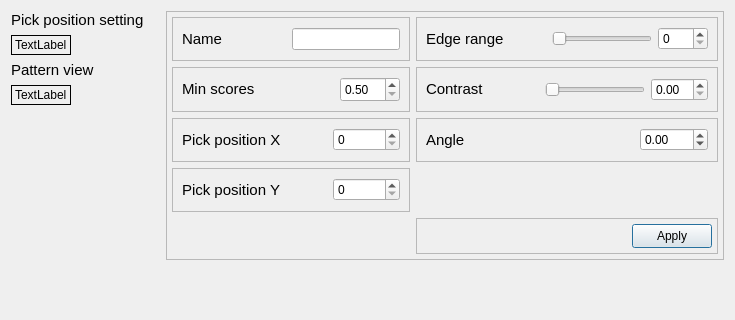
<?xml version="1.0" encoding="UTF-8"?>
<ui version="4.0">
 <class>PatternDialog</class>
 <widget class="QDialog" name="PatternDialog">
  <property name="geometry">
   <rect>
    <x>0</x>
    <y>0</y>
    <width>735</width>
    <height>320</height>
   </rect>
  </property>
  <property name="sizePolicy">
   <sizepolicy hsizetype="Fixed" vsizetype="Fixed">
    <horstretch>0</horstretch>
    <verstretch>0</verstretch>
   </sizepolicy>
  </property>
  <property name="windowTitle">
   <string>Dialog</string>
  </property>
  <property name="modal">
   <bool>true</bool>
  </property>
  <layout class="QVBoxLayout" name="verticalLayout_3">
   <item>
    <layout class="QHBoxLayout" name="horizontalLayout_2">
     <item>
      <layout class="QVBoxLayout" name="verticalLayout">
       <item>
        <widget class="QLabel" name="label">
         <property name="font">
          <font>
           <pointsize>11</pointsize>
          </font>
         </property>
         <property name="text">
          <string>Pick position setting</string>
         </property>
        </widget>
       </item>
       <item>
        <layout class="QHBoxLayout" name="horizontalLayout">
         <item>
          <widget class="ClickLabel" name="label_Original">
           <property name="frameShape">
            <enum>QFrame::Box</enum>
           </property>
           <property name="text">
            <string>TextLabel</string>
           </property>
          </widget>
         </item>
         <item>
          <spacer name="horizontalSpacer_3">
           <property name="orientation">
            <enum>Qt::Horizontal</enum>
           </property>
           <property name="sizeHint" stdset="0">
            <size>
             <width>40</width>
             <height>20</height>
            </size>
           </property>
          </spacer>
         </item>
        </layout>
       </item>
       <item>
        <widget class="QLabel" name="label_10">
         <property name="font">
          <font>
           <pointsize>11</pointsize>
          </font>
         </property>
         <property name="text">
          <string>Pattern view</string>
         </property>
        </widget>
       </item>
       <item>
        <layout class="QHBoxLayout" name="horizontalLayout_3">
         <item>
          <widget class="QLabel" name="label_edgeCanny">
           <property name="frameShape">
            <enum>QFrame::Box</enum>
           </property>
           <property name="text">
            <string>TextLabel</string>
           </property>
          </widget>
         </item>
         <item>
          <spacer name="horizontalSpacer_7">
           <property name="orientation">
            <enum>Qt::Horizontal</enum>
           </property>
           <property name="sizeHint" stdset="0">
            <size>
             <width>40</width>
             <height>20</height>
            </size>
           </property>
          </spacer>
         </item>
        </layout>
       </item>
       <item>
        <spacer name="verticalSpacer_2">
         <property name="orientation">
          <enum>Qt::Vertical</enum>
         </property>
         <property name="sizeHint" stdset="0">
          <size>
           <width>20</width>
           <height>40</height>
          </size>
         </property>
        </spacer>
       </item>
      </layout>
     </item>
     <item>
      <layout class="QVBoxLayout" name="verticalLayout_2">
       <item>
        <widget class="QFrame" name="frame_2">
         <property name="frameShape">
          <enum>QFrame::StyledPanel</enum>
         </property>
         <property name="frameShadow">
          <enum>QFrame::Raised</enum>
         </property>
         <layout class="QGridLayout" name="gridLayout">
          <property name="leftMargin">
           <number>5</number>
          </property>
          <property name="topMargin">
           <number>5</number>
          </property>
          <property name="rightMargin">
           <number>5</number>
          </property>
          <property name="bottomMargin">
           <number>5</number>
          </property>
          <item row="3" column="0">
           <widget class="QFrame" name="frame_8">
            <property name="frameShape">
             <enum>QFrame::StyledPanel</enum>
            </property>
            <property name="frameShadow">
             <enum>QFrame::Raised</enum>
            </property>
            <layout class="QHBoxLayout" name="horizontalLayout_11">
             <item>
              <widget class="QLabel" name="label_7">
               <property name="sizePolicy">
                <sizepolicy hsizetype="Fixed" vsizetype="Preferred">
                 <horstretch>0</horstretch>
                 <verstretch>0</verstretch>
                </sizepolicy>
               </property>
               <property name="minimumSize">
                <size>
                 <width>105</width>
                 <height>24</height>
                </size>
               </property>
               <property name="maximumSize">
                <size>
                 <width>105</width>
                 <height>24</height>
                </size>
               </property>
               <property name="font">
                <font>
                 <pointsize>11</pointsize>
                </font>
               </property>
               <property name="text">
                <string>Pick position Y</string>
               </property>
              </widget>
             </item>
             <item>
              <spacer name="horizontalSpacer_9">
               <property name="orientation">
                <enum>Qt::Horizontal</enum>
               </property>
               <property name="sizeHint" stdset="0">
                <size>
                 <width>40</width>
                 <height>20</height>
                </size>
               </property>
              </spacer>
             </item>
             <item>
              <widget class="QSpinBox" name="spinBox_PickPositionY">
               <property name="minimumSize">
                <size>
                 <width>50</width>
                 <height>0</height>
                </size>
               </property>
               <property name="maximum">
                <number>1000000</number>
               </property>
              </widget>
             </item>
            </layout>
           </widget>
          </item>
          <item row="0" column="0">
           <widget class="QFrame" name="frame_3">
            <property name="frameShape">
             <enum>QFrame::StyledPanel</enum>
            </property>
            <property name="frameShadow">
             <enum>QFrame::Raised</enum>
            </property>
            <layout class="QHBoxLayout" name="horizontalLayout_6">
             <item>
              <widget class="QLabel" name="label_2">
               <property name="sizePolicy">
                <sizepolicy hsizetype="Fixed" vsizetype="Preferred">
                 <horstretch>0</horstretch>
                 <verstretch>0</verstretch>
                </sizepolicy>
               </property>
               <property name="minimumSize">
                <size>
                 <width>45</width>
                 <height>0</height>
                </size>
               </property>
               <property name="maximumSize">
                <size>
                 <width>45</width>
                 <height>24</height>
                </size>
               </property>
               <property name="font">
                <font>
                 <pointsize>11</pointsize>
                </font>
               </property>
               <property name="text">
                <string>Name</string>
               </property>
              </widget>
             </item>
             <item>
              <spacer name="horizontalSpacer_6">
               <property name="orientation">
                <enum>Qt::Horizontal</enum>
               </property>
               <property name="sizeHint" stdset="0">
                <size>
                 <width>40</width>
                 <height>20</height>
                </size>
               </property>
              </spacer>
             </item>
             <item>
              <widget class="QLineEdit" name="lineEdit_ModelName">
               <property name="maximumSize">
                <size>
                 <width>300</width>
                 <height>16777215</height>
                </size>
               </property>
              </widget>
             </item>
            </layout>
           </widget>
          </item>
          <item row="0" column="1">
           <widget class="QFrame" name="frame_6">
            <property name="frameShape">
             <enum>QFrame::StyledPanel</enum>
            </property>
            <property name="frameShadow">
             <enum>QFrame::Raised</enum>
            </property>
            <layout class="QHBoxLayout" name="horizontalLayout_8">
             <item>
              <widget class="QLabel" name="label_5">
               <property name="sizePolicy">
                <sizepolicy hsizetype="Fixed" vsizetype="Preferred">
                 <horstretch>0</horstretch>
                 <verstretch>0</verstretch>
                </sizepolicy>
               </property>
               <property name="minimumSize">
                <size>
                 <width>80</width>
                 <height>24</height>
                </size>
               </property>
               <property name="maximumSize">
                <size>
                 <width>80</width>
                 <height>41</height>
                </size>
               </property>
               <property name="font">
                <font>
                 <pointsize>11</pointsize>
                </font>
               </property>
               <property name="text">
                <string>Edge range</string>
               </property>
              </widget>
             </item>
             <item>
              <spacer name="horizontalSpacer_5">
               <property name="orientation">
                <enum>Qt::Horizontal</enum>
               </property>
               <property name="sizeHint" stdset="0">
                <size>
                 <width>40</width>
                 <height>20</height>
                </size>
               </property>
              </spacer>
             </item>
             <item>
              <widget class="QSlider" name="slider_EdgeRange">
               <property name="minimumSize">
                <size>
                 <width>100</width>
                 <height>0</height>
                </size>
               </property>
               <property name="maximum">
                <number>100</number>
               </property>
               <property name="orientation">
                <enum>Qt::Horizontal</enum>
               </property>
              </widget>
             </item>
             <item>
              <widget class="QSpinBox" name="spinBox_EdgeRange">
               <property name="minimumSize">
                <size>
                 <width>50</width>
                 <height>0</height>
                </size>
               </property>
              </widget>
             </item>
            </layout>
           </widget>
          </item>
          <item row="2" column="0">
           <widget class="QFrame" name="frame_7">
            <property name="frameShape">
             <enum>QFrame::StyledPanel</enum>
            </property>
            <property name="frameShadow">
             <enum>QFrame::Raised</enum>
            </property>
            <layout class="QHBoxLayout" name="horizontalLayout_10">
             <item>
              <widget class="QLabel" name="label_6">
               <property name="sizePolicy">
                <sizepolicy hsizetype="Fixed" vsizetype="Preferred">
                 <horstretch>0</horstretch>
                 <verstretch>0</verstretch>
                </sizepolicy>
               </property>
               <property name="minimumSize">
                <size>
                 <width>105</width>
                 <height>24</height>
                </size>
               </property>
               <property name="maximumSize">
                <size>
                 <width>105</width>
                 <height>24</height>
                </size>
               </property>
               <property name="font">
                <font>
                 <pointsize>11</pointsize>
                </font>
               </property>
               <property name="text">
                <string>Pick position X</string>
               </property>
              </widget>
             </item>
             <item>
              <spacer name="horizontalSpacer_8">
               <property name="orientation">
                <enum>Qt::Horizontal</enum>
               </property>
               <property name="sizeHint" stdset="0">
                <size>
                 <width>40</width>
                 <height>20</height>
                </size>
               </property>
              </spacer>
             </item>
             <item>
              <widget class="QSpinBox" name="spinBox_PickPositionX">
               <property name="minimumSize">
                <size>
                 <width>50</width>
                 <height>0</height>
                </size>
               </property>
               <property name="maximum">
                <number>1000000</number>
               </property>
              </widget>
             </item>
            </layout>
           </widget>
          </item>
          <item row="1" column="1">
           <widget class="QFrame" name="frame_5">
            <property name="frameShape">
             <enum>QFrame::StyledPanel</enum>
            </property>
            <property name="frameShadow">
             <enum>QFrame::Raised</enum>
            </property>
            <layout class="QHBoxLayout" name="horizontalLayout_7">
             <item>
              <widget class="QLabel" name="label_4">
               <property name="sizePolicy">
                <sizepolicy hsizetype="Fixed" vsizetype="Preferred">
                 <horstretch>0</horstretch>
                 <verstretch>0</verstretch>
                </sizepolicy>
               </property>
               <property name="minimumSize">
                <size>
                 <width>60</width>
                 <height>24</height>
                </size>
               </property>
               <property name="maximumSize">
                <size>
                 <width>60</width>
                 <height>24</height>
                </size>
               </property>
               <property name="font">
                <font>
                 <pointsize>11</pointsize>
                </font>
               </property>
               <property name="text">
                <string>Contrast</string>
               </property>
              </widget>
             </item>
             <item>
              <spacer name="horizontalSpacer_4">
               <property name="orientation">
                <enum>Qt::Horizontal</enum>
               </property>
               <property name="sizeHint" stdset="0">
                <size>
                 <width>40</width>
                 <height>20</height>
                </size>
               </property>
              </spacer>
             </item>
             <item>
              <widget class="QSlider" name="slider_Contrast">
               <property name="minimumSize">
                <size>
                 <width>100</width>
                 <height>0</height>
                </size>
               </property>
               <property name="maximum">
                <number>100</number>
               </property>
               <property name="singleStep">
                <number>1</number>
               </property>
               <property name="orientation">
                <enum>Qt::Horizontal</enum>
               </property>
              </widget>
             </item>
             <item>
              <widget class="QDoubleSpinBox" name="spinBox_Contrast">
               <property name="minimumSize">
                <size>
                 <width>50</width>
                 <height>0</height>
                </size>
               </property>
               <property name="singleStep">
                <double>0.100000000000000</double>
               </property>
              </widget>
             </item>
            </layout>
           </widget>
          </item>
          <item row="2" column="1">
           <widget class="QFrame" name="frame_9">
            <property name="frameShape">
             <enum>QFrame::StyledPanel</enum>
            </property>
            <property name="frameShadow">
             <enum>QFrame::Raised</enum>
            </property>
            <layout class="QHBoxLayout" name="horizontalLayout_12">
             <item>
              <widget class="QLabel" name="label_9">
               <property name="sizePolicy">
                <sizepolicy hsizetype="Fixed" vsizetype="Preferred">
                 <horstretch>0</horstretch>
                 <verstretch>0</verstretch>
                </sizepolicy>
               </property>
               <property name="minimumSize">
                <size>
                 <width>70</width>
                 <height>24</height>
                </size>
               </property>
               <property name="maximumSize">
                <size>
                 <width>70</width>
                 <height>24</height>
                </size>
               </property>
               <property name="font">
                <font>
                 <pointsize>11</pointsize>
                </font>
               </property>
               <property name="text">
                <string>Angle</string>
               </property>
              </widget>
             </item>
             <item>
              <spacer name="horizontalSpacer_10">
               <property name="orientation">
                <enum>Qt::Horizontal</enum>
               </property>
               <property name="sizeHint" stdset="0">
                <size>
                 <width>40</width>
                 <height>20</height>
                </size>
               </property>
              </spacer>
             </item>
             <item>
              <widget class="QDoubleSpinBox" name="spinBox_TemplateAngle">
               <property name="minimumSize">
                <size>
                 <width>50</width>
                 <height>0</height>
                </size>
               </property>
               <property name="minimum">
                <double>-180.000000000000000</double>
               </property>
               <property name="maximum">
                <double>180.000000000000000</double>
               </property>
               <property name="singleStep">
                <double>0.100000000000000</double>
               </property>
              </widget>
             </item>
            </layout>
           </widget>
          </item>
          <item row="1" column="0">
           <widget class="QFrame" name="frame_4">
            <property name="frameShape">
             <enum>QFrame::StyledPanel</enum>
            </property>
            <property name="frameShadow">
             <enum>QFrame::Raised</enum>
            </property>
            <layout class="QHBoxLayout" name="horizontalLayout_5">
             <item>
              <widget class="QLabel" name="label_3">
               <property name="sizePolicy">
                <sizepolicy hsizetype="Fixed" vsizetype="Preferred">
                 <horstretch>0</horstretch>
                 <verstretch>0</verstretch>
                </sizepolicy>
               </property>
               <property name="minimumSize">
                <size>
                 <width>75</width>
                 <height>24</height>
                </size>
               </property>
               <property name="maximumSize">
                <size>
                 <width>75</width>
                 <height>24</height>
                </size>
               </property>
               <property name="font">
                <font>
                 <pointsize>11</pointsize>
                </font>
               </property>
               <property name="text">
                <string>Min scores</string>
               </property>
              </widget>
             </item>
             <item>
              <spacer name="horizontalSpacer">
               <property name="orientation">
                <enum>Qt::Horizontal</enum>
               </property>
               <property name="sizeHint" stdset="0">
                <size>
                 <width>40</width>
                 <height>20</height>
                </size>
               </property>
              </spacer>
             </item>
             <item>
              <widget class="QDoubleSpinBox" name="spinBox_MinScores">
               <property name="minimumSize">
                <size>
                 <width>60</width>
                 <height>25</height>
                </size>
               </property>
               <property name="maximumSize">
                <size>
                 <width>70</width>
                 <height>25</height>
                </size>
               </property>
               <property name="minimum">
                <double>0.500000000000000</double>
               </property>
               <property name="maximum">
                <double>0.990000000000000</double>
               </property>
               <property name="singleStep">
                <double>0.100000000000000</double>
               </property>
              </widget>
             </item>
            </layout>
           </widget>
          </item>
          <item row="4" column="1">
           <widget class="QFrame" name="frame">
            <property name="maximumSize">
             <size>
              <width>16777215</width>
              <height>40</height>
             </size>
            </property>
            <property name="frameShape">
             <enum>QFrame::StyledPanel</enum>
            </property>
            <property name="frameShadow">
             <enum>QFrame::Raised</enum>
            </property>
            <layout class="QHBoxLayout" name="horizontalLayout_4">
             <property name="leftMargin">
              <number>5</number>
             </property>
             <property name="topMargin">
              <number>5</number>
             </property>
             <property name="rightMargin">
              <number>5</number>
             </property>
             <property name="bottomMargin">
              <number>5</number>
             </property>
             <item>
              <spacer name="horizontalSpacer_11">
               <property name="orientation">
                <enum>Qt::Horizontal</enum>
               </property>
               <property name="sizeHint" stdset="0">
                <size>
                 <width>40</width>
                 <height>20</height>
                </size>
               </property>
              </spacer>
             </item>
             <item>
              <widget class="QPushButton" name="btn_ApplyModel">
               <property name="minimumSize">
                <size>
                 <width>0</width>
                 <height>24</height>
                </size>
               </property>
               <property name="maximumSize">
                <size>
                 <width>80</width>
                 <height>24</height>
                </size>
               </property>
               <property name="text">
                <string>Apply</string>
               </property>
              </widget>
             </item>
            </layout>
           </widget>
          </item>
         </layout>
        </widget>
       </item>
       <item>
        <spacer name="verticalSpacer">
         <property name="orientation">
          <enum>Qt::Vertical</enum>
         </property>
         <property name="sizeHint" stdset="0">
          <size>
           <width>20</width>
           <height>40</height>
          </size>
         </property>
        </spacer>
       </item>
      </layout>
     </item>
    </layout>
   </item>
  </layout>
 </widget>
 <customwidgets>
  <customwidget>
   <class>ClickLabel</class>
   <extends>QLabel</extends>
   <header location="global">widget/ClickLabel.h</header>
  </customwidget>
 </customwidgets>
 <resources/>
 <connections/>
</ui>
